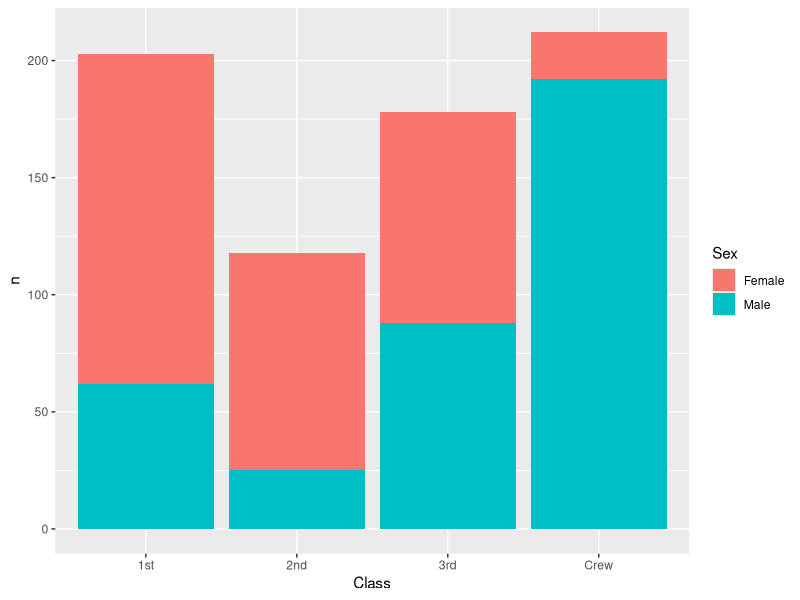
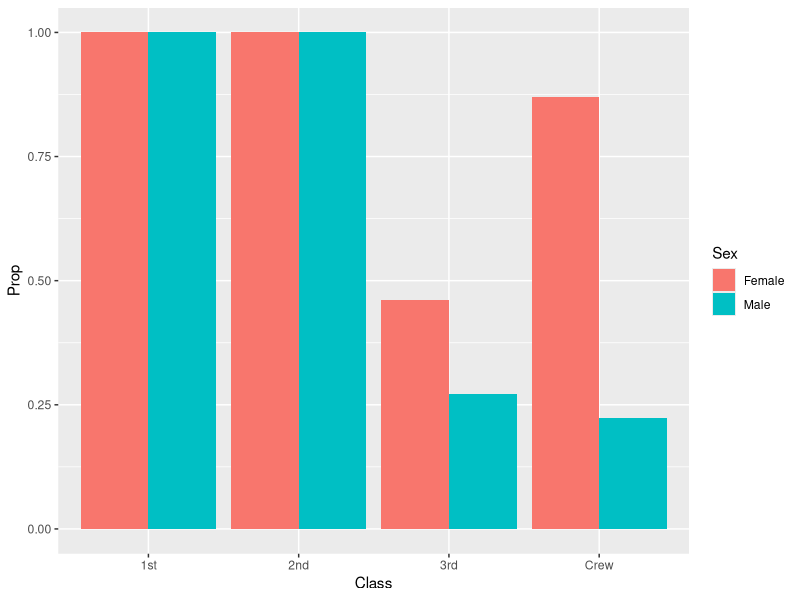
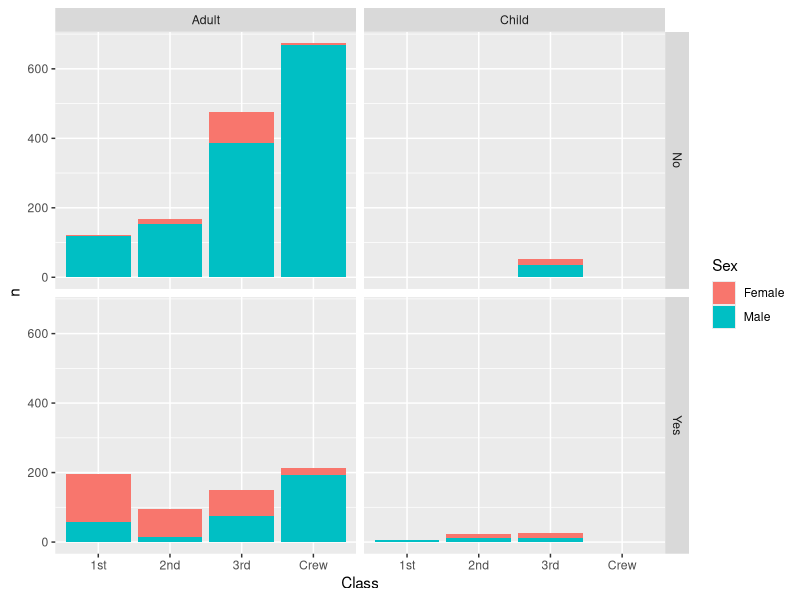
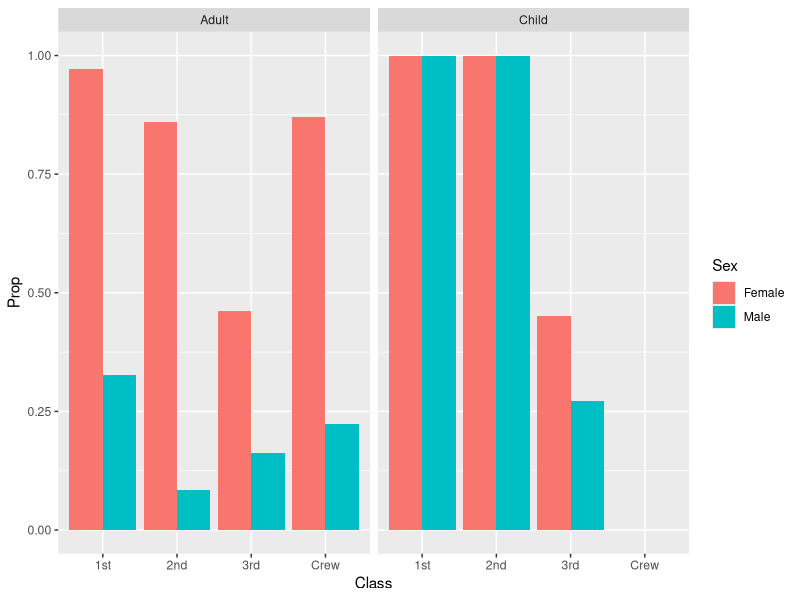

Reproduce these figures in R, in order.
## ---- chunk 1
library(tidyverse)

df_titanic <- as_tibble(Titanic)
## ---- chunk 2
glimpse(df_titanic)
## ---- chunk 3
## NOTE: No need to edit! We'll cover how to
## do this calculation in a later exercise.
df_titanic %>% summarize(total = sum(n))
## ---- chunk 4
df_titanic %>%
    filter(Survived == "Yes") %>%
    ggplot() +
    geom_col(aes(x = Class, y = n, fill = Sex))
## ---- chunk 5
## NOTE: No need to edit! We'll cover how to
## do this calculation in a later exercise.
df_prop <-
  df_titanic %>%
  group_by(Class, Sex, Age) %>%
  mutate(
    Total = sum(n),
    Prop = n / Total
  ) %>%
  ungroup()
df_prop
## ---- chunk 6
df_prop %>%
    filter(Survived == "Yes") %>%
    ggplot() +
    geom_col(aes(x = Class, y = Prop, fill = Sex), position = "dodge")
## ---- chunk 7
df_prop %>%
    ggplot() +
    geom_col(aes(x = Class, y = n, fill = Sex)) +
    facet_grid(Survived ~ Age)
## ---- chunk 8
df_prop %>%
    filter(Survived == "Yes") %>%
    ggplot() +
    geom_col(aes(x = Class, y = Prop, fill = Sex), position = "dodge") +
    facet_wrap(~ Age)
